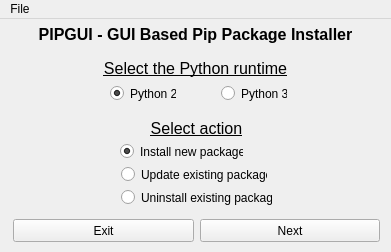
<?xml version="1.0" encoding="UTF-8"?>
<ui version="4.0">
 <class>mainWindow</class>
 <widget class="QMainWindow" name="mainWindow">
  <property name="geometry">
   <rect>
    <x>0</x>
    <y>0</y>
    <width>391</width>
    <height>252</height>
   </rect>
  </property>
  <property name="minimumSize">
   <size>
    <width>391</width>
    <height>252</height>
   </size>
  </property>
  <property name="maximumSize">
   <size>
    <width>392</width>
    <height>252</height>
   </size>
  </property>
  <property name="windowTitle">
   <string>PIP GUI</string>
  </property>
  <widget class="QWidget" name="centralwidget">
   <widget class="QLabel" name="label_5">
    <property name="geometry">
     <rect>
      <x>10</x>
      <y>0</y>
      <width>371</width>
      <height>31</height>
     </rect>
    </property>
    <property name="sizePolicy">
     <sizepolicy hsizetype="Preferred" vsizetype="Fixed">
      <horstretch>0</horstretch>
      <verstretch>0</verstretch>
     </sizepolicy>
    </property>
    <property name="font">
     <font>
      <family>MS Shell Dlg 2</family>
      <pointsize>12</pointsize>
      <weight>75</weight>
      <bold>true</bold>
     </font>
    </property>
    <property name="text">
     <string>PIPGUI - GUI Based Pip Package Installer</string>
    </property>
    <property name="scaledContents">
     <bool>false</bool>
    </property>
    <property name="alignment">
     <set>Qt::AlignCenter</set>
    </property>
    <property name="margin">
     <number>0</number>
    </property>
    <property name="indent">
     <number>0</number>
    </property>
   </widget>
   <widget class="QRadioButton" name="radioPy3">
    <property name="geometry">
     <rect>
      <x>221</x>
      <y>66</y>
      <width>66</width>
      <height>17</height>
     </rect>
    </property>
    <property name="sizePolicy">
     <sizepolicy hsizetype="Fixed" vsizetype="Fixed">
      <horstretch>0</horstretch>
      <verstretch>0</verstretch>
     </sizepolicy>
    </property>
    <property name="text">
     <string>Python 3</string>
    </property>
    <attribute name="buttonGroup">
     <string notr="true">buttonGroup_2</string>
    </attribute>
   </widget>
   <widget class="QRadioButton" name="radioPy2">
    <property name="geometry">
     <rect>
      <x>110</x>
      <y>66</y>
      <width>66</width>
      <height>17</height>
     </rect>
    </property>
    <property name="sizePolicy">
     <sizepolicy hsizetype="Fixed" vsizetype="Fixed">
      <horstretch>0</horstretch>
      <verstretch>0</verstretch>
     </sizepolicy>
    </property>
    <property name="text">
     <string>Python 2</string>
    </property>
    <property name="checked">
     <bool>true</bool>
    </property>
    <attribute name="buttonGroup">
     <string notr="true">buttonGroup_2</string>
    </attribute>
   </widget>
   <widget class="QLabel" name="label_3">
    <property name="geometry">
     <rect>
      <x>10</x>
      <y>40</y>
      <width>371</width>
      <height>20</height>
     </rect>
    </property>
    <property name="sizePolicy">
     <sizepolicy hsizetype="Preferred" vsizetype="Fixed">
      <horstretch>0</horstretch>
      <verstretch>0</verstretch>
     </sizepolicy>
    </property>
    <property name="font">
     <font>
      <family>MS Shell Dlg 2</family>
      <pointsize>12</pointsize>
     </font>
    </property>
    <property name="text">
     <string>&lt;html&gt;&lt;head/&gt;&lt;body&gt;&lt;p&gt;&lt;span style=&quot; text-decoration: underline;&quot;&gt;Select the Python runtime&lt;/span&gt;&lt;/p&gt;&lt;/body&gt;&lt;/html&gt;</string>
    </property>
    <property name="alignment">
     <set>Qt::AlignCenter</set>
    </property>
   </widget>
   <widget class="QPushButton" name="btnNext">
    <property name="geometry">
     <rect>
      <x>200</x>
      <y>200</y>
      <width>180</width>
      <height>23</height>
     </rect>
    </property>
    <property name="cursor">
     <cursorShape>PointingHandCursor</cursorShape>
    </property>
    <property name="text">
     <string>Next</string>
    </property>
   </widget>
   <widget class="QLabel" name="label_4">
    <property name="geometry">
     <rect>
      <x>12</x>
      <y>100</y>
      <width>369</width>
      <height>19</height>
     </rect>
    </property>
    <property name="sizePolicy">
     <sizepolicy hsizetype="Preferred" vsizetype="Fixed">
      <horstretch>0</horstretch>
      <verstretch>0</verstretch>
     </sizepolicy>
    </property>
    <property name="font">
     <font>
      <family>MS Shell Dlg 2</family>
      <pointsize>12</pointsize>
     </font>
    </property>
    <property name="text">
     <string>&lt;html&gt;&lt;head/&gt;&lt;body&gt;&lt;p&gt;&lt;span style=&quot; text-decoration: underline;&quot;&gt;Select action&lt;/span&gt;&lt;/p&gt;&lt;/body&gt;&lt;/html&gt;</string>
    </property>
    <property name="alignment">
     <set>Qt::AlignCenter</set>
    </property>
   </widget>
   <widget class="QRadioButton" name="radioInstall">
    <property name="geometry">
     <rect>
      <x>120</x>
      <y>124</y>
      <width>123</width>
      <height>17</height>
     </rect>
    </property>
    <property name="sizePolicy">
     <sizepolicy hsizetype="Fixed" vsizetype="Fixed">
      <horstretch>0</horstretch>
      <verstretch>0</verstretch>
     </sizepolicy>
    </property>
    <property name="text">
     <string>Install new packages</string>
    </property>
    <property name="checked">
     <bool>true</bool>
    </property>
    <attribute name="buttonGroup">
     <string notr="true">buttonGroup</string>
    </attribute>
   </widget>
   <widget class="QPushButton" name="btnExit">
    <property name="geometry">
     <rect>
      <x>13</x>
      <y>200</y>
      <width>181</width>
      <height>23</height>
     </rect>
    </property>
    <property name="cursor">
     <cursorShape>PointingHandCursor</cursorShape>
    </property>
    <property name="text">
     <string>Exit</string>
    </property>
   </widget>
   <widget class="QRadioButton" name="radioUpdate">
    <property name="geometry">
     <rect>
      <x>121</x>
      <y>147</y>
      <width>146</width>
      <height>17</height>
     </rect>
    </property>
    <property name="sizePolicy">
     <sizepolicy hsizetype="Fixed" vsizetype="Fixed">
      <horstretch>0</horstretch>
      <verstretch>0</verstretch>
     </sizepolicy>
    </property>
    <property name="text">
     <string>Update existing packages</string>
    </property>
    <attribute name="buttonGroup">
     <string notr="true">buttonGroup</string>
    </attribute>
   </widget>
   <widget class="QRadioButton" name="radioUninstall">
    <property name="geometry">
     <rect>
      <x>121</x>
      <y>170</y>
      <width>151</width>
      <height>17</height>
     </rect>
    </property>
    <property name="sizePolicy">
     <sizepolicy hsizetype="Fixed" vsizetype="Fixed">
      <horstretch>0</horstretch>
      <verstretch>0</verstretch>
     </sizepolicy>
    </property>
    <property name="text">
     <string>Uninstall existing packages</string>
    </property>
    <attribute name="buttonGroup">
     <string notr="true">buttonGroup</string>
    </attribute>
   </widget>
  </widget>
  <widget class="QMenuBar" name="menubar">
   <property name="geometry">
    <rect>
     <x>0</x>
     <y>0</y>
     <width>391</width>
     <height>21</height>
    </rect>
   </property>
   <widget class="QMenu" name="menuFile">
    <property name="title">
     <string>File</string>
    </property>
    <addaction name="actionRefresh"/>
    <addaction name="actionExit"/>
   </widget>
   <addaction name="menuFile"/>
  </widget>
  <action name="actionRefresh">
   <property name="text">
    <string>Refresh lists</string>
   </property>
  </action>
  <action name="actionExit">
   <property name="text">
    <string>Exit</string>
   </property>
  </action>
 </widget>
 <resources/>
 <connections/>
 <buttongroups>
  <buttongroup name="buttonGroup"/>
  <buttongroup name="buttonGroup_2"/>
 </buttongroups>
</ui>
